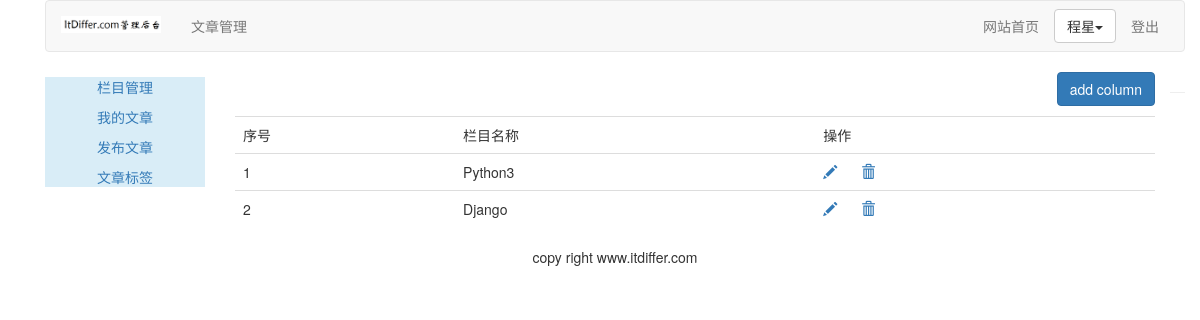
Page /article/article-column/ (signed in) on the earlier database version.
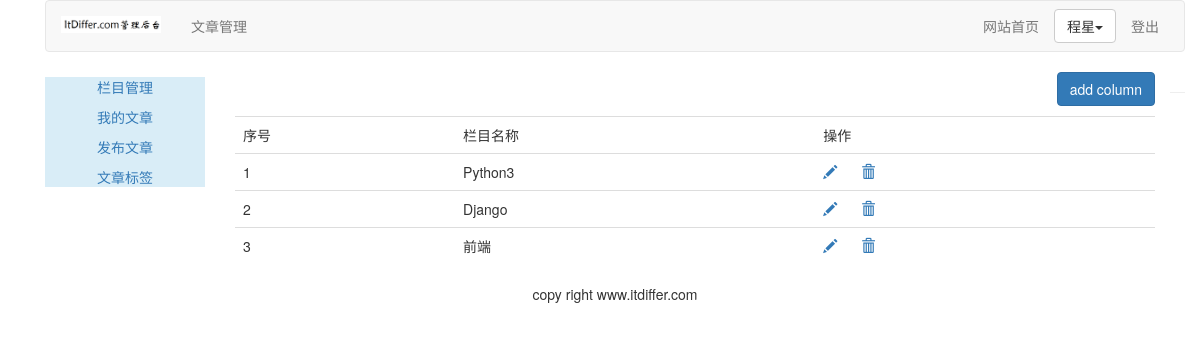
Same page on the later database version.
### article/models.py (models this page shows, shortened)
class ArticleColumn(models.Model):
    user = models.ForeignKey(User, related_name='article_column', on_delete=models.CASCADE)
    column = models.CharField(max_length=200)
    created = models.DateField(auto_now_add=True)

### article/views.py (the view, shortened to what this page needs)
# urls.py: path('article-column/', views.article_columm, name='article_column'),
@login_required(login_url='/account/login/')
@csrf_exempt
def article_columm(request):
    if request.method == 'GET':
        columns = ArticleColumn.objects.filter(user=request.user)   # 用get时,如column不存在则会出错
        column_form = ArticleColumnForm()
        return render(request, 'article/column/article_column.html', {'columns': columns, 'column_form':column_form})

### templates/article/column/article_column.html (shortened to what this page needs)
{% extends "article/base.html" %}
{% load static %}
{% block content %}
<div>
    <p class="text-right">
        <button id= "add_column" onclick="add_column()" class="btn btn-primary"> add column</button>
    </p>
    <table class="table table-hover">
        <tr>
            <td>序号</td>
            <td>栏目名称</td>
            <td>操作</td>
        </tr>
        {% for column in columns %}
        <tr>
            <td>{{ forloop.counter }}</td>
            <td>{{ column.column }}</td>
            <td>
                <a name="edit" href="javascript:" onclick="edit_column(this, {{ column.id }})">
                    <span class="glyphicon glyphicon-pencil"></span>
                </a>
                <a name="delete" href="javascript:" onclick="del_column(this,{{ column.id }})">
                    <span class="glyphicon glyphicon-trash" style="margin-left: 20px;"></span>
                </a>
            </td>
        </tr>
        {% empty %}
        <p>还没有设置栏目，太懒了。</p>
        {% endfor %}
    </table>
</div>
{% endblock %}

Differences in the rows shown:
added ArticleColumn: column "前端"
